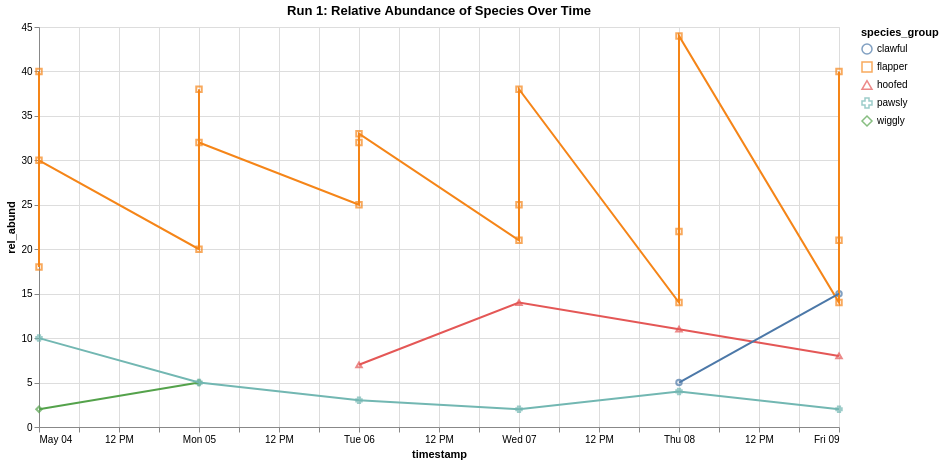

The notebook cell saved with this chart:
### Code cell
# use a base chart

base = alt.Chart(df1).encode(
    x = 'timestamp:T',
    y = 'rel_abund:Q',
    color = 'species_group:N',
    tooltip=['organism:N', 'species_group:N', 'rel_abund:Q', 'timestamp:O', 'run_id:N','site:N','sample_id:N']
).properties(
    title = 'Run 1: Relative Abundance of Species Over Time',
    width = 800,
    height = 400
)

points = base.mark_point().encode(
    shape='species_group:N'
)

lines = base.mark_line().encode(
    #detail='organism:N'
)
points + lines

### Figure 1 — Vega-Lite specification as saved in the notebook (floating-point values rounded to 4 significant figures)
{"config": {"view": {"continuousWidth": 300, "continuousHeight": 300}}, "layer": [{"mark": {"type": "point"}, "encoding": {"color": {"field": "species_group", "type": "nominal"}, "shape": {"field": "species_group", "type": "nominal"}, "tooltip": [{"field": "organism", "type": "nominal"}, {"field": "species_group", "type": "nominal"}, {"field": "rel_abund", "type": "quantitative"}, {"field": "timestamp", "type": "ordinal"}, {"field": "run_id", "type": "nominal"}, {"field": "site", "type": "nominal"}, {"field": "sample_id", "type": "nominal"}], "x": {"field": "timestamp", "type": "temporal"}, "y": {"field": "rel_abund", "type": "quantitative"}}, "title": "Run 1: Relative Abundance of Species Over Time"}, {"mark": {"type": "line"}, "encoding": {"color": {"field": "species_group", "type": "nominal"}, "tooltip": [{"field": "organism", "type": "nominal"}, {"field": "species_group", "type": "nominal"}, {"field": "rel_abund", "type": "quantitative"}, {"field": "timestamp", "type": "ordinal"}, {"field": "run_id", "type": "nominal"}, {"field": "site", "type": "nominal"}, {"field": "sample_id", "type": "nominal"}], "x": {"field": "timestamp", "type": "temporal"}, "y": {"field": "rel_abund", "type": "quantitative"}}, "title": "Run 1: Relative Abundance of Species Over Time"}], "data": {"name": "data-baa9581b6e67233f365a2ec4776f1c9d"}, "height": 400, "width": 800, "$schema": "https://vega.github.io/schema/vega-lite/v5.20.1.json", "datasets": {"data-baa9581b6e67233f365a2ec4776f1c9d": [{"site": "Takodana", "reactor": "R2D2", "run_id": 1, "sample_id": 100, "timestamp": "4-May-25", "rel_abund": 2, "organism": "sarlacc", "species_group": "wiggly"}, {"site": "Takodana", "reactor": "R2D2", "run_id": 1, "sample_id": 100, "timestamp": "4-May-25", "rel_abund": 18, "organism": "mynok", "species_group": "flapper"}, {"site": "Takodana", "reactor": "R2D2", "run_id": 1, "sample_id": 100, "timestamp": "4-May-25", "rel_abund": 40, "organism": "aiwha", "species_group": "flapper"}, {"site": "Takodana", "reactor": "R2D2", "run_id": 1, "sample_id": 100, "timestamp": "4-May-25", "rel_abund": 30, "organism": "porg", "species_group": "flapper"}, {"site": "Takodana", "reactor": "R2D2", "run_id": 1, "sample_id": 100, "timestamp": "4-May-25", "rel_abund": 10, "organism": "ewok", "species_group": "pawsly"}, {"site": "Takodana", "reactor": "R2D2", "run_id": 1, "sample_id": 101, "timestamp": "5-May-25", "rel_abund": 5, "organism": "sarlacc", "species_group": "wiggly"}, {"site": "Takodana", "reactor": "R2D2", "run_id": 1, "sample_id": 101, "timestamp": "5-May-25", "rel_abund": 20, "organism": "mynok", "species_group": "flapper"}, {"site": "Takodana", "reactor": "R2D2", "run_id": 1, "sample_id": 101, "timestamp": "5-May-25", "rel_abund": 38, "organism": "aiwha", "species_group": "flapper"}, {"site": "Takodana", "reactor": "R2D2", "run_id": 1, "sample_id": 101, "timestamp": "5-May-25", "rel_abund": 32, "organism": "porg", "species_group": "flapper"}, {"site": "Takodana", "reactor": "R2D2", "run_id": 1, "sample_id": 101, "timestamp": "5-May-25", "rel_abund": 5, "organism": "ewok", "species_group": "pawsly"}, {"site": "Takodana", "reactor": "R2D2", "run_id": 1, "sample_id": 102, "timestamp": "6-May-25", "rel_abund": 25, "organism": "mynok", "species_group": "flapper"}, {"site": "Takodana", "reactor": "R2D2", "run_id": 1, "sample_id": 102, "timestamp": "6-May-25", "rel_abund": 32, "organism": "aiwha", "species_group": "flapper"}, {"site": "Takodana", "reactor": "R2D2", "run_id": 1, "sample_id": 102, "timestamp": "6-May-25", "rel_abund": 33, "organism": "porg", "species_group": "flapper"}, {"site": "Takodana", "reactor": "R2D2", "run_id": 1, "sample_id": 102, "timestamp": "6-May-25", "rel_abund": 3, "organism": "ewok", "species_group": "pawsly"}, {"site": "Takodana", "reactor": "R2D2", "run_id": 1, "sample_id": 102, "timestamp": "6-May-25", "rel_abund": 7, "organism": "bantha", "species_group": "hoofed"}, {"site": "Takodana", "reactor": "R2D2", "run_id": 1, "sample_id": 103, "timestamp": "7-May-25", "rel_abund": 21, "organism": "mynok", "species_group": "flapper"}, {"site": "Takodana", "reactor": "R2D2", "run_id": 1, "sample_id": 103, "timestamp": "7-May-25", "rel_abund": 25, "organism": "aiwha", "species_group": "flapper"}, {"site": "Takodana", "reactor": "R2D2", "run_id": 1, "sample_id": 103, "timestamp": "7-May-25", "rel_abund": 38, "organism": "porg", "species_group": "flapper"}, {"site": "Takodana", "reactor": "R2D2", "run_id": 1, "sample_id": 103, "timestamp": "7-May-25", "rel_abund": 2, "organism": "ewok", "species_group": "pawsly"}, {"site": "Takodana", "reactor": "R2D2", "run_id": 1, "sample_id": 103, "timestamp": "7-May-25", "rel_abund": 14, "organism": "bantha", "species_group": "hoofed"}, {"site": "Takodana", "reactor": "R2D2", "run_id": 1, "sample_id": 104, "timestamp": "8-May-25", "rel_abund": 14, "organism": "mynok", "species_group": "flapper"}, {"site": "Takodana", "reactor": "R2D2", "run_id": 1, "sample_id": 104, "timestamp": "8-May-25", "rel_abund": 22, "organism": "aiwha", "species_group": "flapper"}, {"site": "Takodana", "reactor": "R2D2", "run_id": 1, "sample_id": 104, "timestamp": "8-May-25", "rel_abund": 44, "organism": "porg", "species_group": "flapper"}, {"site": "Takodana", "reactor": "R2D2", "run_id": 1, "sample_id": 104, "timestamp": "8-May-25", "rel_abund": 4, "organism": "ewok", "species_group": "pawsly"}, {"site": "Takodana", "reactor": "R2D2", "run_id": 1, "sample_id": 104, "timestamp": "8-May-25", "rel_abund": 11, "organism": "bantha", "species_group": "hoofed"}, {"site": "Takodana", "reactor": "R2D2", "run_id": 1, "sample_id": 104, "timestamp": "8-May-25", "rel_abund": 5, "organism": "tauntaun", "species_group": "clawful"}, {"site": "Takodana", "reactor": "R2D2", "run_id": 1, "sample_id": 105, "timestamp": "9-May-25", "rel_abund": 14, "organism": "mynok", "species_group": "flapper"}, {"site": "Takodana", "reactor": "R2D2", "run_id": 1, "sample_id": 105, "timestamp": "9-May-25", "rel_abund": 21, "organism": "aiwha", "species_group": "flapper"}, {"site": "Takodana", "reactor": "R2D2", "run_id": 1, "sample_id": 105, "timestamp": "9-May-25", "rel_abund": 40, "organism": "porg", "species_group": "flapper"}, {"site": "Takodana", "reactor": "R2D2", "run_id": 1, "sample_id": 105, "timestamp": "9-May-25", "rel_abund": 2, "organism": "ewok", "species_group": "pawsly"}, {"site": "Takodana", "reactor": "R2D2", "run_id": 1, "sample_id": 105, "timestamp": "9-May-25", "rel_abund": 8, "organism": "bantha", "species_group": "hoofed"}, {"site": "Takodana", "reactor": "R2D2", "run_id": 1, "sample_id": 105, "timestamp": "9-May-25", "rel_abund": 15, "organism": "tauntaun", "species_group": "clawful"}]}}
